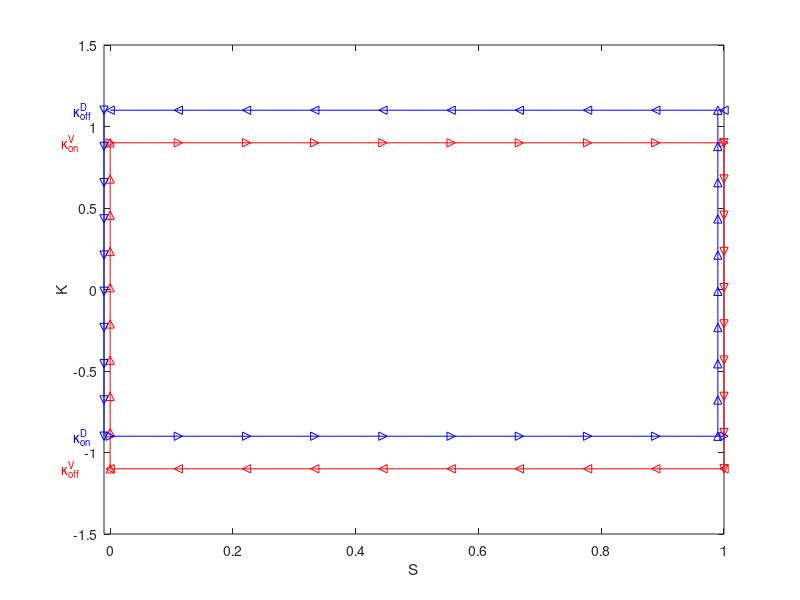

Write MATLAB code to recreate this figure.
%Oscillations_Exist
%Checks if parameters yield oscillations

%2nd order ODE for K
% tau K'' + (1+tau) K' + K = c ?V
%homogeneous solution form:
% K(t) = c1 exp(-t) + c2 exp(-t/tau)
% c2 = (K(0) + K'(0)) / (1-1/tau)
% c1 = K(0) - c2

%what should a0 be from find_alphas?
a0 = -1;

%params
eps = 2; %%-] These two determine thresholds together
I = 0.1;  %%-]

c = 100;  %%- Must be bigger than K_V_ON to get past first threshold
tau = 5;  %%- defines timescale of system

%results in
K_V_ON = eps/2-I;
K_V_OFF = -eps/2-I;

%worked-out oscillation checks
if (-K_V_OFF + K_V_ON*(tau-1))/tau >= c
    display('shouldnt be oscillations');
elseif (-K_V_OFF/c)^tau >= -K_V_OFF/K_V_ON
    display('shouldnt be oscillations');
else
    display('SHOULD get oscillations');
end

%visualize thresholds
n= 10;
ss = linspace(0,1,10);
l1 = (eps/2 + I)*ones(n,1);
l2 = (eps/2 - I)*ones(n,1);
l23 = linspace(eps/2 - I, -eps/2  - I, n);
l3 = (-eps/2  - I)*ones(n,1);
l4 = (-eps/2 + I)*ones(n,1);
l41 = linspace(-eps/2  + I, eps/2  + I, n);
figure(2); clf;
plot(ss, l1, '<-b'); hold on; text(-0.06, eps/2+I, '\kappa^D_{off}', 'Color', 'blue')
plot(ss, l2, '->r'); text(-0.08, eps/2-I, '\kappa^V_{on}', 'Color', 'red')
plot(ss, l3, '<-r'); text(-0.08, -eps/2-I, '\kappa^V_{off}', 'Color', 'red')
plot(zeros(n,1), l23, '-^r'); plot(ones(n,1), l23, '-vr');
plot(-0.01*ones(n,1), l41, '-vb'); plot(0.99*ones(n,1), l41, '-^b');
plot(ss, l4, '->b'); text(-0.06, -eps/2+I, '\kappa^D_{on}', 'Color', 'blue')
xlim([-0.01 1])
% plot(ss, l41, '*-b'); hold off;
xlabel('S'); ylabel('K');

return
%IC
k0 = K_V_OFF;
kp0 = a0;
SD = 1;
SV = 0;

%simulation stuff
N = 1e5;
dt = 5e-3;
K = zeros(N,1);
Kp = zeros(N,1);
deltaV = zeros(N,1);
K(1) = k0;
Kp(1) = kp0;

for i = 2:N
   
    %update ?V
    deltaV(i) = SD - SV;
    
    %update k0, kp0
    k0 = K(i-1);
    kp0 = Kp(i-1);
    
    %update homog. soln. coeffs
    c2 = (k0 - c*deltaV(i) + kp0)/ (1-1/tau);
    c1 = k0 - c*deltaV(i) - c2;
    
    %step forward in ODE soln
    K(i) = c1*exp(-dt) + c2*exp(-dt/tau) + c*deltaV(i);
    Kp(i) = -c1*exp(-dt) - (c2/tau)*exp(-dt/tau);
    
   %update states
    if K(i) >= -K_V_OFF
       SD = 0;
    end
    if K(i) >= K_V_ON
       SV = 1;
    end
    if K(i) <= K_V_OFF
       SV = 0;
    end
    if K(i) <= -K_V_ON
       SD = 1;
   end
end

figure(1); clf;
t = 0:dt:dt*(N-1);
subplot(2,1,1); plot(t,K, '-'); ylabel('\kappa'); xlabel('t');
subplot(2,1,2); plot(t,Kp, '-'); ylabel('d\kappa /dt'); xlabel('t');
figure(3); clf;
plot(K, Kp, '-'); hold on; ylabel('d \kappa / dt'); xlabel('\kappa');
line([-c-1,c+1],[0,0], 'Color',[0 0 0])
line([K_V_ON, K_V_ON], [-c-1,c+1], 'Color',[1 0 0])
line([-K_V_OFF, -K_V_OFF], [-c-1,c+1], 'Color',[0 1 0])
line([K_V_OFF, K_V_OFF], [-c-1,c+1], 'Color',[1 0 0])
line([-K_V_ON, -K_V_ON], [-c-1,c+1], 'Color',[0 1 0])
line([-c, -c], [0,0], 'Color',[0 0 0], 'Marker', 'o')
line([c, c], [0,0], 'Color',[0 0 0], 'Marker', 'o')
line([0,0],[-c-1,c+1], 'Color',[0 0 0])
xlim([min(K), max(K)])
ylim([min(Kp), max(Kp)])
% xlim([-c-1, c+1]);
% ylim([-c-1, c+1]);

% hold on;
% plot(deltaV)